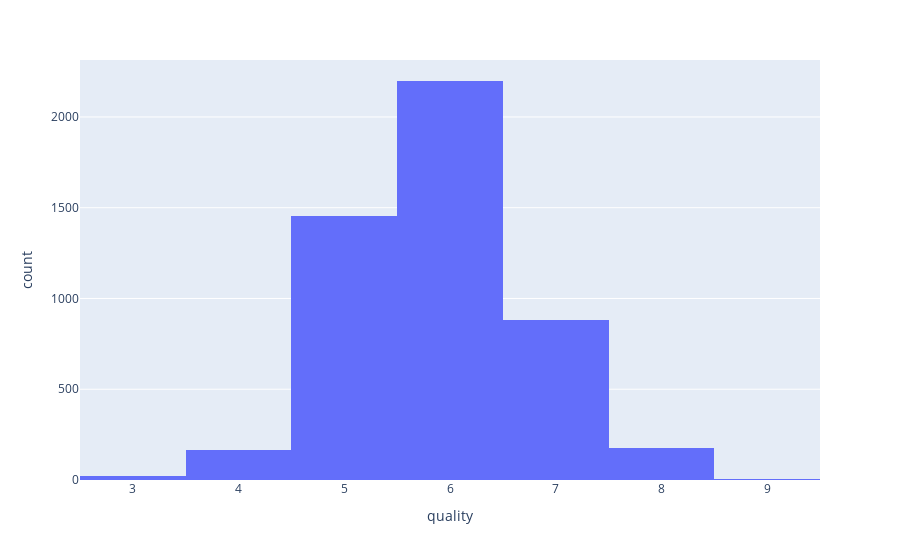

Notebook cell for this chart:
### Code cell
# Histogram of ‘quality’ variable
fig = px.histogram(data, x='quality')
fig.show()

### Figure 1 — Plotly figure (JSON) as saved in the notebook; plotly's stock layout.template omitted (floating-point values rounded to 4 significant figures; data arrays with more than 128 entries replaced by an {"elided": "..."} marker saying what was removed)
{"data": [{"alignmentgroup": "True", "bingroup": "x", "hovertemplate": "quality=%{x}<br>count=%{y}<extra></extra>", "legendgroup": "", "marker": {"color": "#636efa"}, "name": "", "offsetgroup": "", "orientation": "v", "showlegend": false, "type": "histogram", "x": {"elided": "4898 int values"}, "xaxis": "x", "yaxis": "y"}], "layout": {"barmode": "relative", "legend": {"tracegroupgap": 0}, "margin": {"t": 60}, "xaxis": {"anchor": "y", "domain": [0, 1], "title": {"text": "quality"}}, "yaxis": {"anchor": "x", "domain": [0, 1], "title": {"text": "count"}}}}
